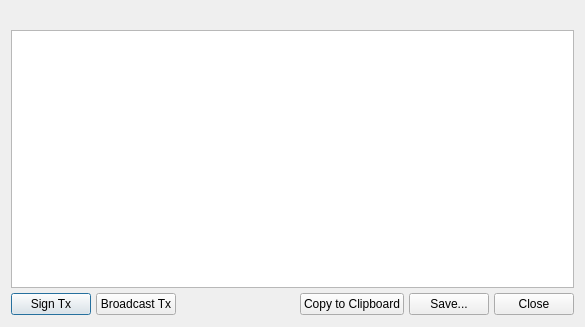
<?xml version="1.0" encoding="UTF-8"?>
<ui version="4.0">
 <class>PSBTOperationsDialog</class>
 <widget class="QDialog" name="PSBTOperationsDialog">
  <property name="geometry">
   <rect>
    <x>0</x>
    <y>0</y>
    <width>585</width>
    <height>327</height>
   </rect>
  </property>
  <property name="windowTitle">
   <string>Dialog</string>
  </property>
  <layout class="QVBoxLayout" name="verticalLayout">
   <property name="spacing">
    <number>12</number>
   </property>
   <property name="sizeConstraint">
    <enum>QLayout::SetDefaultConstraint</enum>
   </property>
   <property name="bottomMargin">
    <number>12</number>
   </property>
   <item>
    <layout class="QVBoxLayout" name="mainDialogLayout">
     <property name="spacing">
      <number>5</number>
     </property>
     <property name="topMargin">
      <number>0</number>
     </property>
     <property name="bottomMargin">
      <number>0</number>
     </property>
     <item>
      <widget class="QLabel" name="statusBar">
       <property name="font">
        <font>
         <weight>75</weight>
         <bold>true</bold>
        </font>
       </property>
       <property name="autoFillBackground">
        <bool>false</bool>
       </property>
       <property name="styleSheet">
        <string notr="true"/>
       </property>
       <property name="text">
        <string/>
       </property>
      </widget>
     </item>
     <item>
      <widget class="QTextEdit" name="transactionDescription">
       <property name="undoRedoEnabled">
        <bool>false</bool>
       </property>
       <property name="readOnly">
        <bool>true</bool>
       </property>
      </widget>
     </item>
     <item>
      <layout class="QHBoxLayout" name="buttonRowLayout">
       <property name="spacing">
        <number>5</number>
       </property>
       <item>
        <widget class="QPushButton" name="signTransactionButton">
         <property name="sizePolicy">
          <sizepolicy hsizetype="Minimum" vsizetype="Fixed">
           <horstretch>0</horstretch>
           <verstretch>0</verstretch>
          </sizepolicy>
         </property>
         <property name="font">
          <font>
           <weight>50</weight>
           <bold>false</bold>
          </font>
         </property>
         <property name="text">
          <string>Sign Tx</string>
         </property>
         <property name="autoDefault">
          <bool>true</bool>
         </property>
         <property name="default">
          <bool>false</bool>
         </property>
         <property name="flat">
          <bool>false</bool>
         </property>
        </widget>
       </item>
       <item>
        <widget class="QPushButton" name="broadcastTransactionButton">
         <property name="text">
          <string>Broadcast Tx</string>
         </property>
        </widget>
       </item>
       <item>
        <spacer name="horizontalSpacer">
         <property name="orientation">
          <enum>Qt::Horizontal</enum>
         </property>
         <property name="sizeHint" stdset="0">
          <size>
           <width>40</width>
           <height>20</height>
          </size>
         </property>
        </spacer>
       </item>
       <item>
        <widget class="QPushButton" name="copyToClipboardButton">
         <property name="text">
          <string>Copy to Clipboard</string>
         </property>
        </widget>
       </item>
       <item>
        <widget class="QPushButton" name="saveButton">
         <property name="text">
          <string>Save...</string>
         </property>
        </widget>
       </item>
       <item>
        <widget class="QPushButton" name="closeButton">
         <property name="text">
          <string>Close</string>
         </property>
        </widget>
       </item>
      </layout>
     </item>
    </layout>
   </item>
  </layout>
 </widget>
 <resources/>
 <connections/>
</ui>
